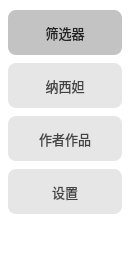
        <widget class="QWidget" name="sidebar" native="true">
      <property name="minimumSize">
       <size>
        <width>130</width>
        <height>0</height>
       </size>
      </property>
      <property name="maximumSize">
       <size>
        <width>130</width>
        <height>16777215</height>
       </size>
      </property>
      <property name="styleSheet">
       <string notr="true">background-color: rgba(255, 255, 255, 180);</string>
      </property>
      <layout class="QVBoxLayout" name="sidebar_layout">
       <property name="spacing">
        <number>8</number>
       </property>
       <property name="leftMargin">
        <number>8</number>
       </property>
       <property name="topMargin">
        <number>10</number>
       </property>
       <property name="rightMargin">
        <number>8</number>
       </property>
       <property name="bottomMargin">
        <number>10</number>
       </property>
       <item>
        <widget class="QPushButton" name="tab_btn1">
         <property name="minimumSize">
          <size>
           <width>0</width>
           <height>45</height>
          </size>
         </property>
         <property name="maximumSize">
          <size>
           <width>16777215</width>
           <height>45</height>
          </size>
         </property>
         <property name="styleSheet">
          <string notr="true">QPushButton { text-align: center; padding: 0px; border: none; border-radius: 8px;
              color: #222; font-size: 13px; background: rgba(0, 0, 0, 60); }
QPushButton:hover { background: rgba(0, 0, 0, 80); }</string>
         </property>
         <property name="text">
          <string>筛选器</string>
         </property>
        </widget>
       </item>
       <item>
        <widget class="QPushButton" name="tab_btn2">
         <property name="minimumSize">
          <size>
           <width>0</width>
           <height>45</height>
          </size>
         </property>
         <property name="maximumSize">
          <size>
           <width>16777215</width>
           <height>45</height>
          </size>
         </property>
         <property name="styleSheet">
          <string notr="true">QPushButton { text-align: center; padding: 0px; border: none; border-radius: 8px;
              color: #444; font-size: 13px; background: rgba(0, 0, 0, 25); }
QPushButton:hover { background: rgba(0, 0, 0, 45); }</string>
         </property>
         <property name="text">
          <string>纳西妲</string>
         </property>
        </widget>
       </item>
       <item>
        <widget class="QPushButton" name="tab_btn3">
         <property name="minimumSize">
          <size>
           <width>0</width>
           <height>45</height>
          </size>
         </property>
         <property name="maximumSize">
          <size>
           <width>16777215</width>
           <height>45</height>
          </size>
         </property>
         <property name="styleSheet">
          <string notr="true">QPushButton { text-align: center; padding: 0px; border: none; border-radius: 8px;
              color: #444; font-size: 13px; background: rgba(0, 0, 0, 25); }
QPushButton:hover { background: rgba(0, 0, 0, 45); }</string>
         </property>
         <property name="text">
          <string>作者作品</string>
         </property>
        </widget>
       </item>
       <item>
        <widget class="QPushButton" name="tab_btn4">
         <property name="minimumSize">
          <size>
           <width>0</width>
           <height>45</height>
          </size>
         </property>
         <property name="maximumSize">
          <size>
           <width>16777215</width>
           <height>45</height>
          </size>
         </property>
         <property name="styleSheet">
          <string notr="true">QPushButton { text-align: center; padding: 0px; border: none; border-radius: 8px;
              color: #444; font-size: 13px; background: rgba(0, 0, 0, 25); }
QPushButton:hover { background: rgba(0, 0, 0, 45); }</string>
         </property>
         <property name="text">
          <string>设置</string>
         </property>
        </widget>
       </item>
       <item>
        <spacer name="sidebar_spacer">
         <property name="orientation">
          <enum>Qt::Vertical</enum>
         </property>
         <property name="sizeHint" stdset="0">
          <size>
           <width>20</width>
           <height>40</height>
          </size>
         </property>
        </spacer>
       </item>
      </layout>
     </widget>
